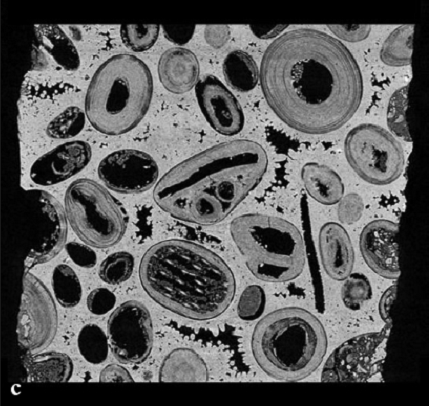
#> input picture images/CT scanned sample - (c).png, 429 x 406 px, found by its file name
$ jupyter execute c_2.ipynb   (shell and % lines are left out)   (older library calls are emulated)
#> lines starting #> are read from the running program, lines starting #| are printed output that depends on the picture; after the words box and inside, x2 and y2 are one past the last pixel; in counts of white or black regions, pixels touching at a corner belong together
[cell 1]
import cv2
import numpy as np
from matplotlib import pyplot as plt
import mpld3
mpld3.enable_notebook()
#> (this line was passed over: mpld3 is not available in this run)
from skimage import measure

[cell 2]
#read image
image = cv2.imread('CT scanned sample - (c).png')
#> image is the input picture: shape (406, 429, 3); min 0, max 255, mean 88.3
plt.imshow(image)

[cell 3]
#convert the image to grayscale
gray = cv2.cvtColor(image, cv2.COLOR_BGR2GRAY)

[cell 4]
# used OTSU threshold to isolate the pores from the image. It assumes two classes of pixel and
# on the basis of bi-modal histogram converts the grayscale image into binary image.
ret, threh = cv2.threshold(gray,0,255,cv2.THRESH_OTSU)
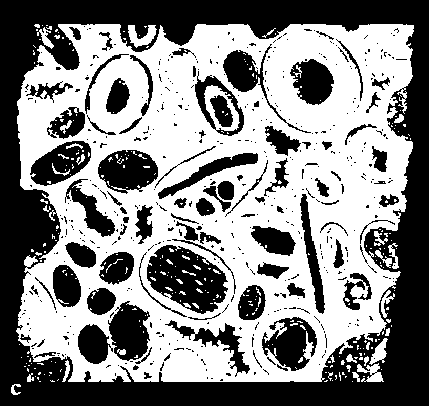
#> threh: shape (406, 429); 53.2% white; 486 black regions (396 under 20 px), largest, box (x1, y1, x2, y2) and area: (0, 0, 429, 406) 48038, (147, 245, 228, 314) 3387, (98, 150, 158, 194) 1812
#> ret = 84
plt.imshow(threh,cmap='gray')

[cell 5]
ret, threh = cv2.threshold(gray, 50,255,cv2.THRESH_BINARY)
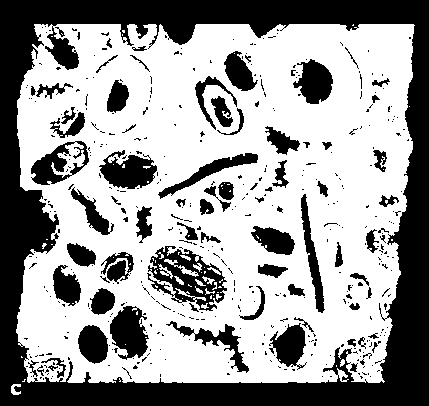
#> threh: shape (406, 429); 61.6% white; 444 black regions (368 under 20 px), largest, box (x1, y1, x2, y2) and area: (0, 0, 429, 406) 42579, (147, 246, 227, 311) 2322, (110, 306, 149, 360) 1390
plt.imshow(threh,cmap='gray')

[cell 6]
opening = cv2.morphologyEx(threh, cv2.MORPH_OPEN, (5,5))
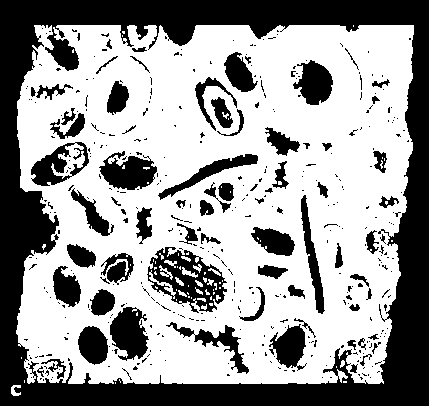
#> opening: shape (406, 429); 61.4% white; 414 black regions (342 under 20 px), largest, box (x1, y1, x2, y2) and area: (0, 0, 429, 406) 42772, (147, 247, 227, 313) 2436, (110, 307, 149, 361) 1402
plt.imshow(opening, cmap='gray')

[cell 7]
canny = cv2.Canny(opening,255,255)
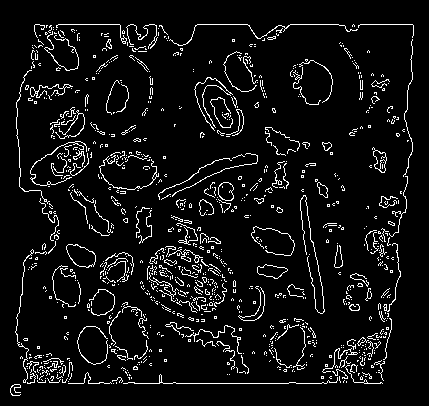
#> canny: shape (406, 429); 6.8% white in thin lines or dots, all inside (x1, y1, x2, y2) = (10, 24, 414, 396)
plt.imshow(canny,cmap='gray' )

[cell 8]
im2, contours, hierarchy = cv2.findContours(canny, cv2.RETR_TREE, cv2.CHAIN_APPROX_SIMPLE)
#> contours = 1064 contours, 1035 with area under 20; largest, box (x1, y1, x2, y2) and area: (66, 244, 96, 268) 458, (66, 244, 96, 268) 445, (257, 264, 288, 279) 262, (257, 264, 288, 279) 258, (218, 182, 234, 201) 226
len(contours)
#> Out = 1064

[cell 9]
i = image.copy()
for cnt in contours:
    cv2.drawContours(i, contours, -1, (255,0,0),-1)
#> this loop made 1064 passes
#> cnt on passes 2 to 4: [[113, 383]], [[116, 382], [116, 383]], [[346, 381], [346, 382]]
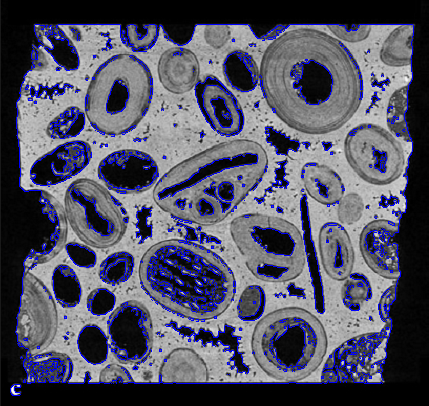
#> i: shape (406, 429, 3); 6.78% of pixels changed, all inside (x1, y1, x2, y2) = (10, 24, 414, 396)

plt.imshow(i)

[cell 10]
j = measure.label(i)
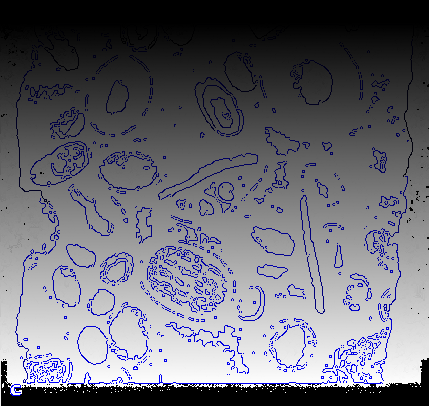
#> j: shape (406, 429, 3) int64; mean B, G, R 51156.6, 47184.1, 47184.1; drawn with min black and max white

[cell 11]
k = measure.regionprops(j)
#> k = 113569 regions

for e in range(len(k)):
    print(k[e]['area'])
#> this loop made 113569 passes
#| 18.0
#| 6.0
#| 51.0
#| 6.0
#| 3.0
#| 81.0
#| 12.0
#| 18.0
#> (further printed lines are left out)

$ run again, with images/CT scanned sample - (a).png copied over images/CT scanned sample - (c).png
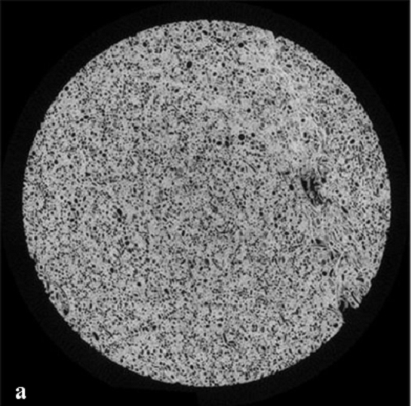
#> input picture images/CT scanned sample - (a).png, 411 x 406 px, found by its file name
#> image is the input picture: shape (406, 411, 3); min 0, max 255, mean 89.3
#> `ret, threh = cv2.threshold(gray,0,255,cv2.THRESH_OTSU)`:
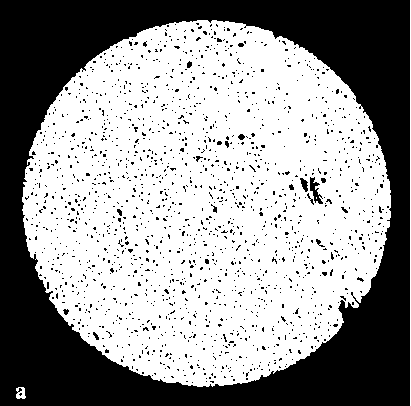
#> threh: shape (406, 411); 59.9% white; 1643 black regions (1626 under 20 px), largest, box (x1, y1, x2, y2) and area: (0, 0, 410, 406) 61186, (310, 177, 323, 204) 158, (300, 178, 308, 192) 65
#> ret = 76
#> opening: shape (406, 411); 62.8% white; 532 black regions (527 under 20 px), largest, box (x1, y1, x2, y2) and area: (0, 0, 410, 406) 60550, (310, 178, 319, 199) 73, (301, 179, 308, 192) 48, (187, 63, 192, 69) 22, (239, 136, 244, 141) 22
#> canny: shape (406, 411); 3.1% white in thin lines or dots
#> contours = 841 contours, 830 with area under 20; largest, box (x1, y1, x2, y2) and area: (15, 387, 26, 400) 100, (15, 387, 26, 400) 97, (272, 44, 391, 376) 70, (300, 179, 308, 192) 48, (300, 179, 308, 192) 44
#> Out = 841
#> the loop `for cnt in contours:` made 841 passes
#> cnt on passes 3 to 5: [[21, 395]], [[19, 394], [19, 395]], [[21, 393]]
#> `j = measure.label(i)`:
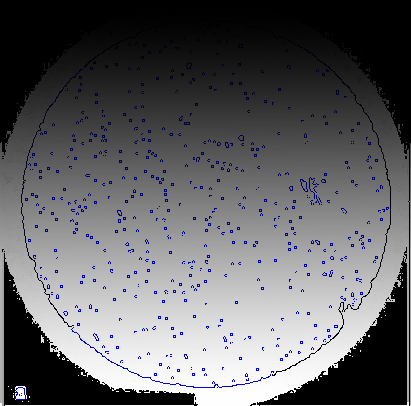
#> j: shape (406, 411, 3) int64; mean B, G, R 42802.8, 41509.5, 41509.5; drawn with min black and max white
#> k = 106284 regions
#> the loop `for e in range(len(k)):` made 106284 passes
#| 3.0
#| 9.0
#| 3.0
#| 3.0
#| 420.0
#> (further printed lines are left out)

$ run again, with images/CT scanned sample - (b).png copied over images/CT scanned sample - (c).png
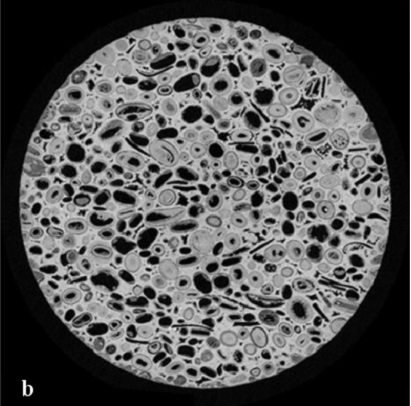
#> input picture images/CT scanned sample - (b).png, 411 x 406 px, found by its file name
#> image is the input picture: shape (406, 411, 3); min 0, max 255, mean 83.5
#> `ret, threh = cv2.threshold(gray,0,255,cv2.THRESH_OTSU)`:
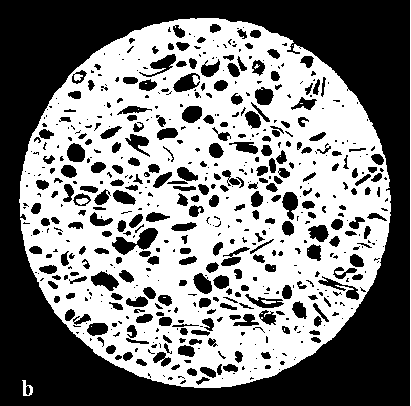
#> threh: shape (406, 411); 50.5% white; 601 black regions (330 under 20 px), largest, box (x1, y1, x2, y2) and area: (0, 0, 410, 406) 58674, (112, 228, 158, 255) 547, (91, 271, 119, 291) 321
#> ret = 82
#> opening: shape (406, 411); 55.1% white; 483 black regions (265 under 20 px), largest, box (x1, y1, x2, y2) and area: (0, 0, 410, 406) 58016, (91, 273, 118, 292) 286, (138, 229, 157, 250) 261
#> canny: shape (406, 411); 6.6% white in thin lines or dots
#> contours = 888 contours, 608 with area under 20; largest, box (x1, y1, x2, y2) and area: (18, 17, 391, 390) 108415, (18, 17, 391, 390) 108252, (90, 273, 118, 292) 285, (90, 273, 118, 292) 272, (182, 106, 202, 124) 242
#> Out = 888
#> the loop `for cnt in contours:` made 888 passes
#> cnt on passes 8, 11, 42: [[242, 370]], [[242, 368]], [[136, 352]]
#> `j = measure.label(i)`:
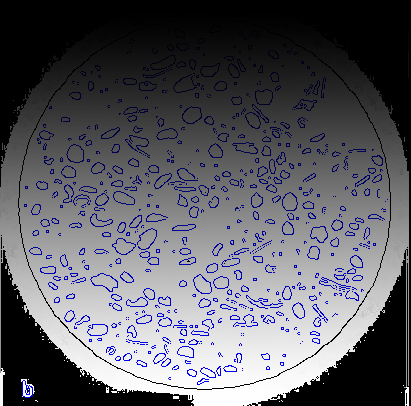
#> j: shape (406, 411, 3) int64; mean B, G, R 37932, 35177.1, 35177.1; drawn with min black and max white
#> k = 95699 regions
#> the loop `for e in range(len(k)):` made 95699 passes
#| 561.0
#| 18.0
#| 3.0
#| 48.0
#| 42.0
#> (further printed lines are left out)
